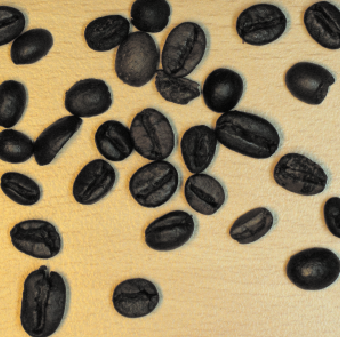
#> input picture tasks/Task-ImageSegmentation/img/coffee.png, 340 x 337 px; the run also reads 1 picture not shown here
$ jupyter execute --allow-errors 'Image Segmentation.ipynb'
#> lines starting #> are read from the running program, lines starting #| are printed output that depends on the picture; after the words box and inside, x2 and y2 are one past the last pixel; in counts of white or black regions, pixels touching at a corner belong together
[cell 1]
import numpy as np
import cv2
from skimage.feature import peak_local_max
from skimage.segmentation import watershed
from scipy import ndimage
import matplotlib.pyplot as plt
from scipy.signal import find_peaks

[cell 2]
img = cv2.imread('img/coffee.png')
#> img is the input picture: shape (337, 340, 3); mean B, G, R 96.1, 130.7, 148.3
gray_img = cv2.cvtColor(img, cv2.COLOR_BGR2GRAY)

smoothed = cv2.GaussianBlur(gray_img, (7,7), 1.5)
ret, bin_img = cv2.threshold(smoothed, 127, 255, cv2.THRESH_BINARY_INV | cv2.THRESH_OTSU)
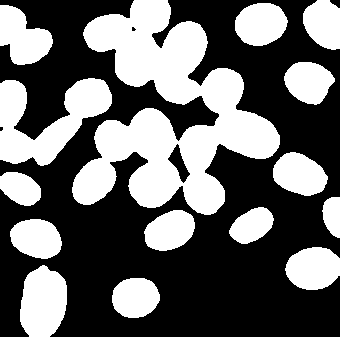
#> bin_img: shape (337, 340); 40.6% white; 15 white regions, largest, box (x1, y1, x2, y2) and area: (72, 0, 280, 215) 21046, (0, 78, 112, 166) 4972, (20, 265, 67, 337) 2687
#> ret = 118

morph_kernel = np.ones((3,3), np.uint8)
cleaned = cv2.morphologyEx(bin_img, cv2.MORPH_OPEN, morph_kernel, iterations=1)
#> cleaned: shape (337, 340); 40.6% white; 15 white regions, largest, box (x1, y1, x2, y2) and area: (72, 0, 280, 215) 21043, (0, 78, 112, 166) 4972, (20, 265, 67, 337) 2687

dist_transform = ndimage.distance_transform_edt(cleaned)
peaks = peak_local_max(dist_transform, min_distance=15, labels=cleaned)
#> peaks = 30 pairs, first value 15 to 305, second value 15 to 324
marker_mask = np.zeros(dist_transform.shape, dtype=bool)
marker_mask[tuple(peaks.T)] = True
markers = ndimage.label(marker_mask)[0]
segmented = watershed(-dist_transform, markers, mask=cleaned)
#> segmented: shape (337, 340) int32; 31 distinct labels, from 0 to 30

fig, (ax1, ax2) = plt.subplots(1, 2, figsize=(10,5))
ax1.imshow(cv2.cvtColor(img, cv2.COLOR_BGR2RGB))
ax1.set_axis_off()

result = img.copy()
for region in np.unique(segmented):
    if region == 0:
        continue
    region_mask = (segmented == region).astype(np.uint8)*255
    cnts = cv2.findContours(region_mask, cv2.RETR_EXTERNAL, cv2.CHAIN_APPROX_SIMPLE)[0]
    cv2.drawContours(result, cnts, -1, (36,255,12), 2)
#> this loop made 31 passes
#> region_mask: shape (337, 340); 2.3% white; 1 white region, box (x1, y1, x2, y2) and area: (20, 265, 67, 337) 2687
#> result: shape (337, 340, 3); 11.88% of pixels changed, all inside (x1, y1, x2, y2) = (0, 0, 340, 337)

ax2.imshow(cv2.cvtColor(result, cv2.COLOR_BGR2RGB))
ax2.set_axis_off()
plt.tight_layout()

[cell 3]
img = cv2.imread('img/blobs.png', 0)
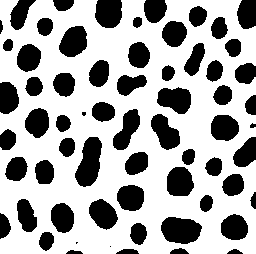
#> input picture tasks/Task-ImageSegmentation/img/blobs.png, 256 x 254 px
#> img: shape (254, 256); 65.8% white; 64 black regions (3 under 20 px), largest, box (x1, y1, x2, y2) and area: (75, 137, 102, 187) 902, (161, 217, 202, 244) 858, (157, 87, 191, 114) 676
color_img = cv2.cvtColor(img, cv2.COLOR_GRAY2BGR)
#> color_img is the input picture: shape (254, 256, 3); 65.8% white; 64 black regions (3 under 20 px), largest, box (x1, y1, x2, y2) and area: (75, 137, 102, 187) 902, (161, 217, 202, 244) 858, (157, 87, 191, 114) 676

blur = cv2.GaussianBlur(img, (7,7), 1.5)
_, thresh = cv2.threshold(blur, 0, 255, cv2.THRESH_BINARY_INV | cv2.THRESH_OTSU)
#> thresh: shape (254, 256); 34.2% white; 62 white regions (2 under 20 px), largest, box (x1, y1, x2, y2) and area: (75, 137, 102, 187) 902, (161, 217, 202, 244) 859, (157, 88, 191, 114) 676

kernel = np.ones((3,3), np.uint8)
#> kernel = [[1, 1, 1], [1, 1, 1], [1, 1, 1]]
morph = cv2.morphologyEx(thresh, cv2.MORPH_CLOSE, kernel)
#> morph: shape (254, 256); 34.2% white; 62 white regions (2 under 20 px)

cnts = cv2.findContours(morph, cv2.RETR_EXTERNAL, cv2.CHAIN_APPROX_NONE)[0]
#> cnts = 62 contours, 3 with area under 20; largest, box (x1, y1, x2, y2) and area: (75, 137, 102, 187) 844, (161, 217, 202, 244) 808, (157, 88, 191, 114) 630, (59, 26, 87, 57) 616, (95, 0, 122, 28) 614

output = color_img.copy()
cv2.drawContours(output, cnts, -1, (255,0,0), 2)

fig, ax = plt.subplots(1,2)
ax[0].imshow(img, cmap='gray')
ax[0].axis('off')

ax[1].imshow(cv2.cvtColor(output, cv2.COLOR_BGR2RGB))
ax[1].axis('off')

[cell 4]
img_grayscale = cv2.imread('img/rice.tif', cv2.IMREAD_GRAYSCALE)
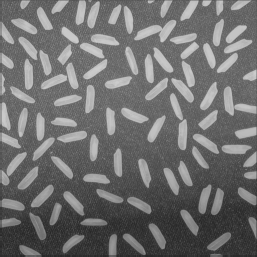
#> input picture tasks/Task-ImageSegmentation/img/rice.tif, 257 x 257 px
#> img_grayscale is the input picture: shape (257, 257); min 40, max 205, mean 111
img_bgr = cv2.cvtColor(img_grayscale, cv2.COLOR_GRAY2BGR)

img_smoothed = cv2.bilateralFilter(img_grayscale, 27, 62, 62)
contrast_adjust = cv2.createCLAHE(clipLimit=1.0, tileGridSize=(16, 16))
img_adjusted = contrast_adjust.apply(img_smoothed)
gauss1 = cv2.GaussianBlur(img_adjusted, (5,5), 0.5)
gauss2 = cv2.GaussianBlur(img_adjusted, (15,15), 7.5)
diff_gauss = gauss1 - gauss2
_, img_thresh = cv2.threshold(diff_gauss, 0, 255, cv2.THRESH_BINARY_INV + cv2.THRESH_OTSU)
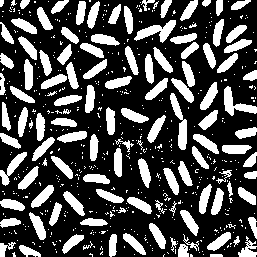
#> img_thresh: shape (257, 257); 30.5% white; 562 white regions (446 under 20 px)

area_minima = 50
contornos, _ = cv2.findContours(img_thresh, cv2.RETR_EXTERNAL, cv2.CHAIN_APPROX_SIMPLE)
#> contornos = 562 contours, 457 with area under 20; largest, box (x1, y1, x2, y2) and area: (134, 20, 176, 43) 354, (170, 93, 187, 150) 342, (224, 86, 257, 116) 324, (0, 152, 27, 186) 248, (200, 82, 218, 110) 210
img_resultado = img_bgr.copy()
contador = 0

for contorno in contornos:
    area = cv2.contourArea(contorno)
    if area > area_minima:
        cv2.drawContours(img_resultado, [contorno], -1, (0,255,0), 1)
        contador += 1
#> this loop made 562 passes
#> area on passes 1, 27, 28, 34, 46, 47, 51, 53, 55, 57, 60, 92: 23.5, 118.5, 98, 82.5, 147, 20, 31, 128, 167, 176.5, 189.5, 186
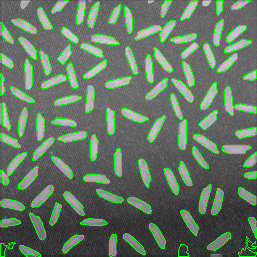
#> img_resultado: shape (257, 257, 3); 8.01% of pixels changed, all inside (x1, y1, x2, y2) = (0, 0, 257, 257)
#> after the loop, contador = 95

_, (ax1, ax2) = plt.subplots(1, 2, figsize=(12,6))
ax1.imshow(img_grayscale, cmap='gray')
ax1.axis('off')
ax2.imshow(cv2.cvtColor(img_resultado, cv2.COLOR_BGR2RGB))
ax2.axis('off')

[cell 5]
src = cv2.imread('img/dowels.tif')
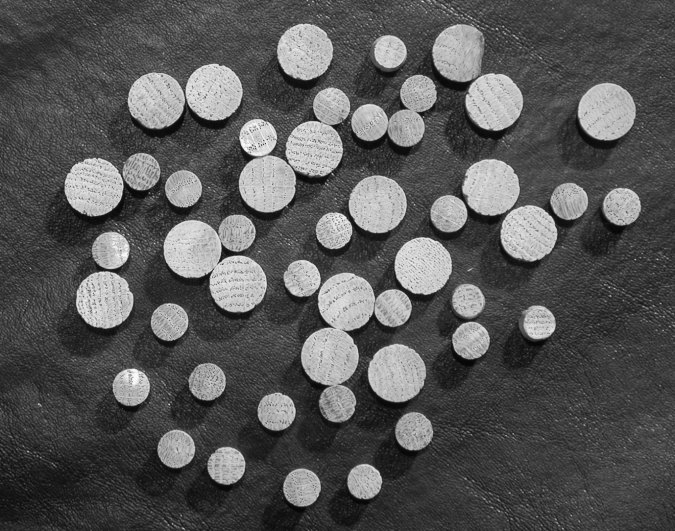
#> input picture tasks/Task-ImageSegmentation/img/dowels.tif, 675 x 531 px
#> src is the input picture: shape (531, 675, 3); min 2, max 255, mean 86.9
gray_img = cv2.cvtColor(src, cv2.COLOR_BGR2GRAY)
#> gray_img: shape (531, 675)
smoothed = cv2.GaussianBlur(gray_img, (9,9), 2)
#> smoothed: shape (531, 675)

ret, bin_img = cv2.threshold(smoothed, 0, 255, cv2.THRESH_BINARY|cv2.THRESH_OTSU)
#> bin_img: shape (531, 675); 22% white; 33 white regions, largest, box (x1, y1, x2, y2) and area: (283, 259, 411, 421) 8355, (239, 87, 350, 212) 7343, (163, 215, 268, 312) 6323
#> ret = 120

n_cc, cc_labels = cv2.connectedComponents(bin_img)
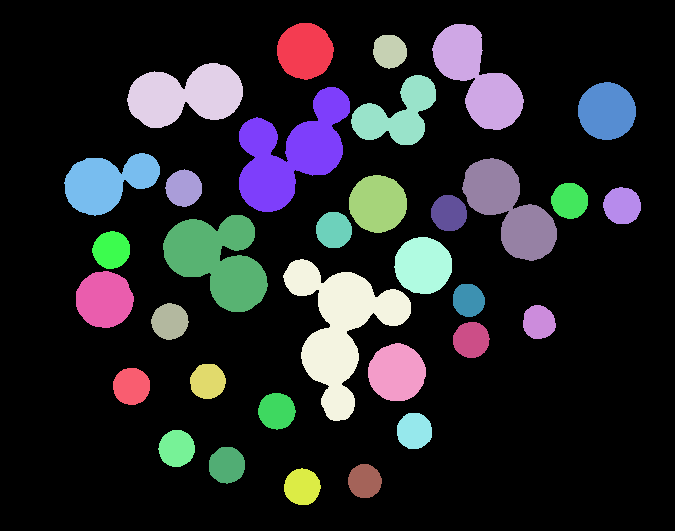
#> cc_labels: shape (531, 675) int32; 34 distinct labels, from 0 to 33; one colour per label, 0 black
#> n_cc = 34
processed = np.zeros_like(bin_img)
for i in range(1, n_cc):
    if np.count_nonzero(cc_labels == i) > 200:
        processed[cc_labels == i] = 255

dist_map = ndimage.distance_transform_edt(processed)
peaks = peak_local_max(dist_map, 30, labels=processed)
#> peaks = 48 pairs, first value 50 to 486, second value 94 to 621
marker_mask = np.zeros(dist_map.shape, bool)
marker_mask[tuple(peaks.T)] = True
markers = ndimage.label(marker_mask)[0]
seg_result = watershed(-dist_map, markers, mask=processed)
#> seg_result: shape (531, 675) int32; 49 distinct labels, from 0 to 48

result_img = src.copy()
for seg in np.unique(seg_result):
    if seg == 0:
        continue
    seg_mask = (seg_result == seg).astype(np.uint8)*255
    contours = cv2.findContours(seg_mask, cv2.RETR_EXTERNAL, cv2.CHAIN_APPROX_SIMPLE)[0]
    cv2.drawContours(result_img, contours, -1, (36,255,12), 2)
#> this loop made 49 passes
#> result_img: shape (531, 675, 3); 6.22% of pixels changed, all inside (x1, y1, x2, y2) = (63, 22, 642, 506)
#> seg_mask: shape (531, 675); 0.29% white; 1 white region, box (x1, y1, x2, y2) and area: (284, 468, 321, 505) 1057

fig, (ax1, ax2) = plt.subplots(1, 2, figsize=(10,5))
ax1.imshow(cv2.cvtColor(src, cv2.COLOR_BGR2RGB))
ax1.set_axis_off()
ax2.imshow(cv2.cvtColor(result_img, cv2.COLOR_BGR2RGB))
ax2.set_axis_off()

[cell 6]
img = cv2.imread('img/beans.png')
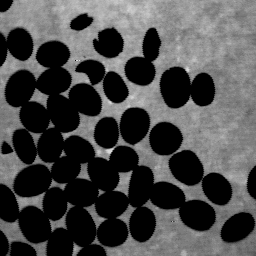
#> input picture tasks/Task-ImageSegmentation/img/beans.png, 256 x 256 px
#> img is the input picture: shape (256, 256, 3); min 0, max 220, mean 73.3
gray_scale = cv2.cvtColor(img, cv2.COLOR_BGR2GRAY)
smooth = cv2.GaussianBlur(gray_scale, (5,5), 0)
_, bin_img = cv2.threshold(smooth, 0, 255, cv2.THRESH_BINARY_INV|cv2.THRESH_OTSU)
#> bin_img: shape (256, 256); 48.8% white; 11 white regions, largest, box (x1, y1, x2, y2) and area: (0, 41, 216, 256) 21883, (149, 122, 233, 206) 2632, (160, 67, 215, 108) 1705

struct_elem = np.ones((3,3), np.uint8)
#> struct_elem = [[1, 1, 1], [1, 1, 1], [1, 1, 1]]
morph = cv2.morphologyEx(bin_img, cv2.MORPH_OPEN, struct_elem, iterations=2)
#> morph: shape (256, 256); 48.6% white; 12 white regions

dist = ndimage.distance_transform_edt(morph)
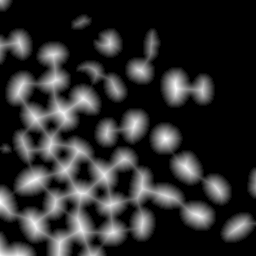
#> dist: shape (256, 256) float64; min 0, max 16.28, mean 2.83; drawn with min black and max white
dist = cv2.GaussianBlur(dist.astype(np.float32), (5,5), 0.5)
peaks = peak_local_max(dist, 7, footprint=np.ones((3,3)), labels=morph)
#> peaks = 50 pairs, first value 7 to 248, second value 7 to 248
peak_mask = np.zeros(dist.shape, bool)
peak_mask[tuple(peaks.T)] = True
markers = ndimage.label(peak_mask)[0]
seg = watershed(-dist, markers, mask=morph)
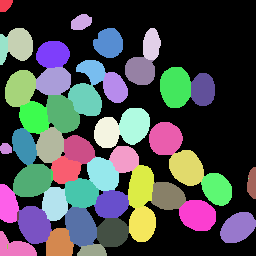
#> seg: shape (256, 256) int32; 51 distinct labels, from 0 to 50; one colour per label, 0 black

result = img.copy()
for seg_id in np.unique(seg):
    if seg_id == 0:
        continue
    seg_area = (seg == seg_id).astype(np.uint8)*255
    cnts = cv2.findContours(seg_area, cv2.RETR_EXTERNAL, cv2.CHAIN_APPROX_SIMPLE)[0]
    if cnts and cv2.contourArea(cnts[0]) >= 100:
        cv2.drawContours(result, cnts, -1, (36,255,12), 2)
#> this loop made 51 passes
#> cnts on passes 2, 6, 31, 49: 1 contour; box (x1, y1, x2, y2) and area: (0, 0, 13, 12) 104, 1 contour; box (x1, y1, x2, y2) and area: (0, 34, 8, 65) 172, [[[248, 178]]], [[[7, 244], [7, 248]]]

_, (ax1, ax2) = plt.subplots(1, 2, figsize=(10,5))
ax1.imshow(cv2.cvtColor(img, cv2.COLOR_BGR2RGB))
ax1.set_axis_off()
ax2.imshow(cv2.cvtColor(result, cv2.COLOR_BGR2RGB))
ax2.set_axis_off()

[cell 7]
def processar_imagem(caminho):
#> called with caminho = 'img/chips.png'
    img_original = cv2.imread(caminho)
    copia_original = img_original.copy()
    img_hsv = cv2.cvtColor(img_original, cv2.COLOR_BGR2HSV)

    img_cinza = cv2.cvtColor(img_original, cv2.COLOR_BGR2GRAY)
    img_filtrada = cv2.bilateralFilter(img_cinza, 20, 100, 100)
    equalizador = cv2.createCLAHE(clipLimit=3.0, tileGridSize=(8, 8))
    img_equalizada = equalizador.apply(img_filtrada)

    canal_h = img_hsv[:,:,0]
    histograma = cv2.calcHist([canal_h], [0], None, [180], [0, 180]).ravel()
#> histograma = 180 values, max 15655 at index 20, min 0 at index 142, mean 1125.2
    picos, _ = find_peaks(histograma, height=np.max(histograma)*0, distance=10)
#> picos = [7, 20, 30, 43, 60, 76, 90, 101, 111, 123, 135, 150, 165, 177]

    mascaras = []
    elemento = np.ones((7, 7), np.uint8)

    for pico in picos:
        limite_inf = np.array([max(0, pico-2), 60, 60])
        limite_sup = np.array([min(179, pico+8), 255, 255])
        mascara = cv2.inRange(img_hsv, limite_inf, limite_sup)
        mascara = cv2.morphologyEx(mascara, cv2.MORPH_OPEN, elemento, iterations=2)
        mascara = cv2.morphologyEx(mascara, cv2.MORPH_CLOSE, elemento, iterations=2)
        mascaras.append(mascara)
#> this loop made 14 passes
#> (pico, limite_inf, limite_sup) on passes 1 to 12: (7, [5, 60, 60], [15, 255, 255]), (20, [18, 60, 60], [28, 255, 255]), (30, [28, 60, 60], [38, 255, 255]), (43, [41, 60, 60], [51, 255, 255]), (60, [58, 60, 60], [68, 255, 255]), (76, [74, 60, 60], [84, 255, 255]), (90, [88, 60, 60], [98, 255, 255]), (101, [99, 60, 60], [109, 255, 255]), (111, [109, 60, 60], [119, 255, 255]), (123, [121, 60, 60], [131, 255, 255]), (135, [133, 60, 60], [143, 255, 255]), (150, [148, 60, 60], [158, 255, 255])
#> after the loop, mascaras = 14 items

    mascara_combinada = np.zeros_like(img_cinza)
    for m in mascaras:
        mascara_combinada = cv2.bitwise_or(mascara_combinada, m)
#> this loop made 14 passes

    fundo = cv2.dilate(mascara_combinada, elemento, iterations=3)
    dist_transform = cv2.distanceTransform(mascara_combinada, cv2.DIST_L2, 5)
    _, frente = cv2.threshold(dist_transform, 0.3*dist_transform.max(), 255, 0)
    frente = np.uint8(frente)

    desconhecido = cv2.subtract(fundo, frente)
    _, marcadores = cv2.connectedComponents(frente)
    marcadores = marcadores + 1
    marcadores[desconhecido == 255] = 0

    marcadores = cv2.watershed(img_original, marcadores)

    mascara_final = np.zeros_like(img_cinza, dtype=np.uint8)
    mascara_final[marcadores > 1] = 255

    contornos, _ = cv2.findContours(mascara_final, cv2.RETR_EXTERNAL, cv2.CHAIN_APPROX_SIMPLE)
#> contornos = 18 contours; largest, box (x1, y1, x2, y2) and area: (280, 242, 431, 359) 6154, (128, 235, 199, 320) 3210, (206, 195, 282, 254) 2826, (397, 46, 467, 110) 2722, (307, 96, 368, 158) 2438

    resultado = copia_original.copy()
    cv2.drawContours(resultado, contornos, -1, (255, 255, 255), 3)

    fig, (ax1, ax2) = plt.subplots(1, 2, figsize=(12, 6))
    ax1.imshow(cv2.cvtColor(copia_original, cv2.COLOR_BGR2RGB))
    ax1.set_title('Original')
    ax1.axis('off')

    ax2.imshow(cv2.cvtColor(resultado, cv2.COLOR_BGR2RGB))
    ax2.set_title('Resultado')
    ax2.axis('off')

    plt.tight_layout()
    plt.show()

processar_imagem('img/chips.png')
